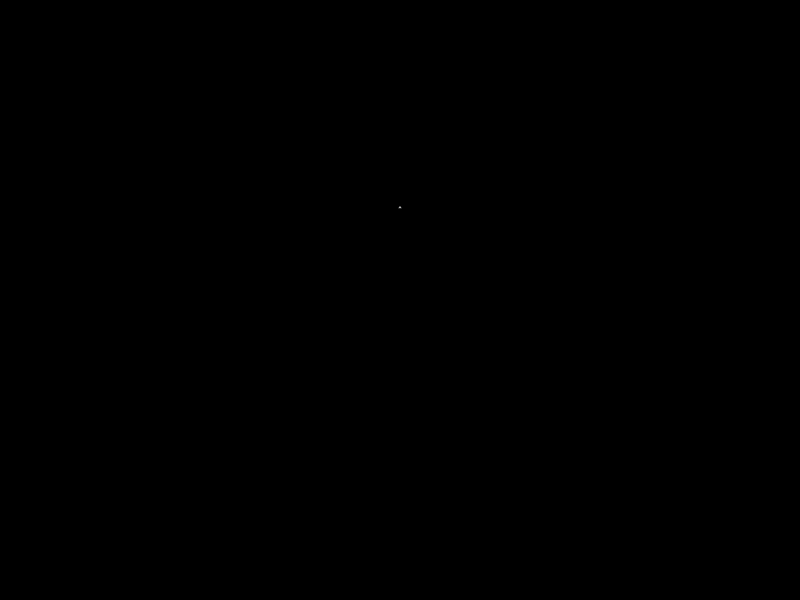
Frame 1 (no input)
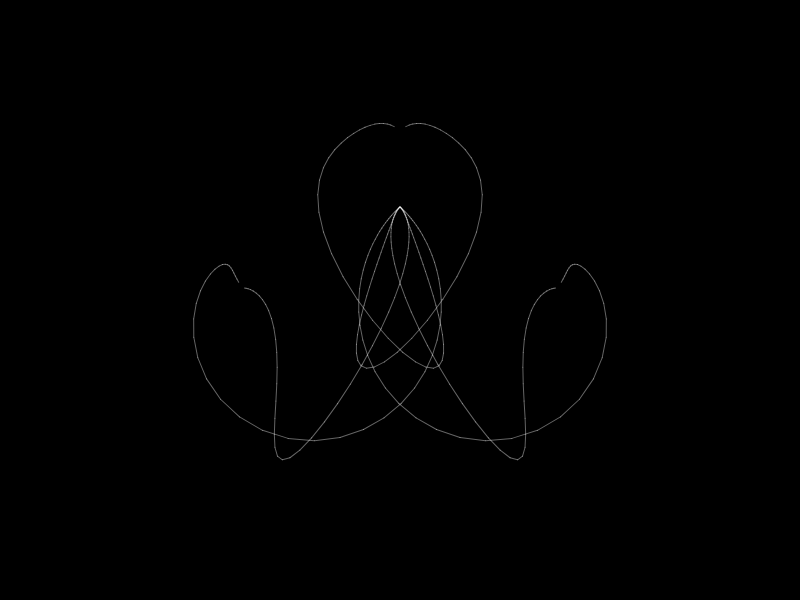
Frame 60 (no input)
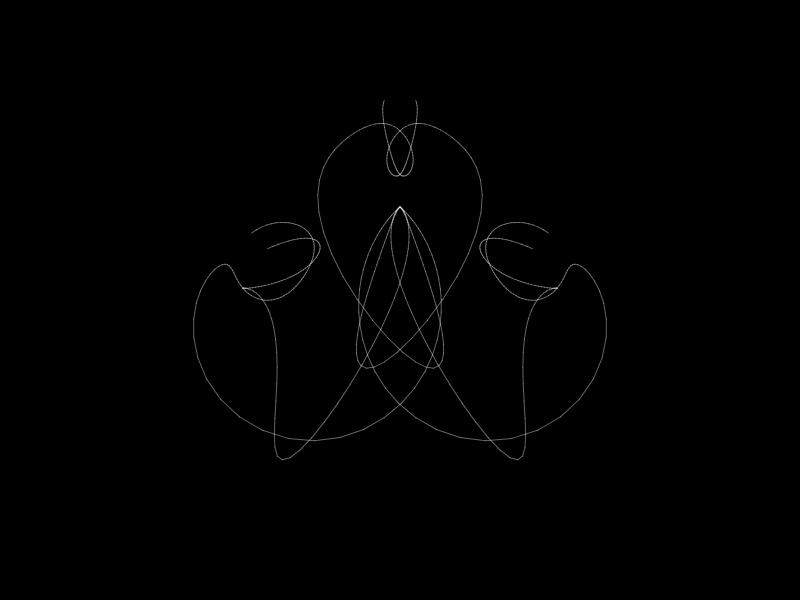
Frame 120 (the mouse pressed at the canvas centre since frame 60)

The p5.js sketch that drew these frames (run headless with seeded random() and noise() and a simulated clock; from frame 60 on, the mouse is pressed at the canvas centre):

// p5.js sketch
// ── sketch.js
var sigma = 10;
var beta = 8/3;
var rho  = 28;
var x = 1.0;
var y = 1.0;
var z = 1.0;
var dt = 0.01;
var SCALE = 5;

function setup() {
    createCanvas(800, 600);
    background(0);
    
}

function draw() {
    dx = (sigma*(y-x)) * dt;
    dy = (x *(rho - z) - y) * dt;
    dz = (x*y - beta*z) * dt;
    var lastX = x;
    var lastY = y;
    var lastZ = z;

    
    x += dx;
    y += dy;
    z += dz;
    translate(width/2, height/3);
    stroke(255, 255, 255, 100);
    rotate(radians(45));
    line(lastX * SCALE, lastZ * SCALE, x * SCALE, z * SCALE);
    line(lastX * SCALE, lastY * SCALE, x * SCALE, y * SCALE);
    line(lastZ * SCALE, lastY * SCALE, z * SCALE, y * SCALE);
    line(lastZ * SCALE, lastX * SCALE, z * SCALE, x * SCALE);
    line(lastY * SCALE, lastX * SCALE, y * SCALE, x * SCALE);
    line(lastY * SCALE, lastZ * SCALE, y * SCALE, z * SCALE);
    
}
